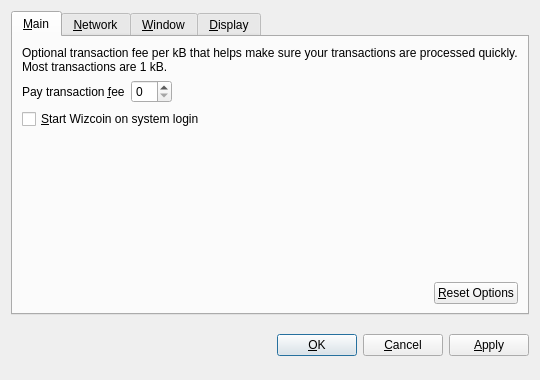
<?xml version="1.0" encoding="UTF-8"?>
<ui version="4.0">
 <class>OptionsDialog</class>
 <widget class="QDialog" name="OptionsDialog">
  <property name="geometry">
   <rect>
    <x>0</x>
    <y>0</y>
    <width>540</width>
    <height>380</height>
   </rect>
  </property>
  <property name="windowTitle">
   <string>Options</string>
  </property>
  <property name="modal">
   <bool>true</bool>
  </property>
  <layout class="QVBoxLayout" name="verticalLayout">
   <item>
    <widget class="QTabWidget" name="tabWidget">
     <property name="tabPosition">
      <enum>QTabWidget::North</enum>
     </property>
     <property name="currentIndex">
      <number>0</number>
     </property>
     <widget class="QWidget" name="tabMain">
      <attribute name="title">
       <string>&amp;Main</string>
      </attribute>
      <layout class="QVBoxLayout" name="verticalLayout_Main">
       <item>
        <widget class="QLabel" name="transactionFeeInfoLabel">
         <property name="text">
          <string>Optional transaction fee per kB that helps make sure your transactions are processed quickly. Most transactions are 1 kB.</string>
         </property>
         <property name="textFormat">
          <enum>Qt::PlainText</enum>
         </property>
         <property name="wordWrap">
          <bool>true</bool>
         </property>
        </widget>
       </item>
       <item>
        <layout class="QHBoxLayout" name="horizontalLayout_1_Main">
         <item>
          <widget class="QLabel" name="transactionFeeLabel">
           <property name="text">
            <string>Pay transaction &amp;fee</string>
           </property>
           <property name="textFormat">
            <enum>Qt::PlainText</enum>
           </property>
           <property name="buddy">
            <cstring>transactionFee</cstring>
           </property>
          </widget>
         </item>
         <item>
          <widget class="WizcoinAmountField" name="transactionFee"/>
         </item>
         <item>
          <spacer name="horizontalSpacer_1_Main">
           <property name="orientation">
            <enum>Qt::Horizontal</enum>
           </property>
           <property name="sizeHint" stdset="0">
            <size>
             <width>40</width>
             <height>20</height>
            </size>
           </property>
          </spacer>
         </item>
        </layout>
       </item>
       <item>
        <widget class="QCheckBox" name="WizcoinAtStartup">
         <property name="toolTip">
          <string>Automatically start Wizcoin after logging in to the system.</string>
         </property>
         <property name="text">
          <string>&amp;Start Wizcoin on system login</string>
         </property>
        </widget>
       </item>
       <item>
        <spacer name="verticalSpacer_Main">
         <property name="orientation">
          <enum>Qt::Vertical</enum>
         </property>
         <property name="sizeHint" stdset="0">
          <size>
           <width>20</width>
           <height>40</height>
          </size>
         </property>
        </spacer>
       </item>
       <item>
        <layout class="QHBoxLayout" name="horizontalLayout_2_Main">
         <item>
          <spacer name="horizontalSpacer_2_Main">
           <property name="orientation">
            <enum>Qt::Horizontal</enum>
           </property>
           <property name="sizeHint" stdset="0">
            <size>
             <width>40</width>
             <height>20</height>
            </size>
           </property>
          </spacer>
         </item>
         <item>
          <widget class="QPushButton" name="resetButton">
           <property name="toolTip">
            <string>Reset all client options to default.</string>
           </property>
           <property name="text">
            <string>&amp;Reset Options</string>
           </property>
           <property name="autoDefault">
            <bool>false</bool>
           </property>
          </widget>
         </item>
        </layout>
       </item>
      </layout>
     </widget>
     <widget class="QWidget" name="tabNetwork">
      <attribute name="title">
       <string>&amp;Network</string>
      </attribute>
      <layout class="QVBoxLayout" name="verticalLayout_Network">
       <item>
        <widget class="QCheckBox" name="mapPortUpnp">
         <property name="toolTip">
          <string>Automatically open the Wizcoin client port on the router. This only works when your router supports UPnP and it is enabled.</string>
         </property>
         <property name="text">
          <string>Map port using &amp;UPnP</string>
         </property>
        </widget>
       </item>
       <item>
        <widget class="QCheckBox" name="connectSocks">
         <property name="toolTip">
          <string>Connect to the Wizcoin network through a SOCKS proxy (e.g. when connecting through Tor).</string>
         </property>
         <property name="text">
          <string>&amp;Connect through SOCKS proxy:</string>
         </property>
        </widget>
       </item>
       <item>
        <layout class="QHBoxLayout" name="horizontalLayout_Network">
         <item>
          <widget class="QLabel" name="proxyIpLabel">
           <property name="text">
            <string>Proxy &amp;IP:</string>
           </property>
           <property name="textFormat">
            <enum>Qt::PlainText</enum>
           </property>
           <property name="buddy">
            <cstring>proxyIp</cstring>
           </property>
          </widget>
         </item>
         <item>
          <widget class="QValidatedLineEdit" name="proxyIp">
           <property name="maximumSize">
            <size>
             <width>140</width>
             <height>16777215</height>
            </size>
           </property>
           <property name="toolTip">
            <string>IP address of the proxy (e.g. 127.0.0.1)</string>
           </property>
          </widget>
         </item>
         <item>
          <widget class="QLabel" name="proxyPortLabel">
           <property name="text">
            <string>&amp;Port:</string>
           </property>
           <property name="textFormat">
            <enum>Qt::PlainText</enum>
           </property>
           <property name="buddy">
            <cstring>proxyPort</cstring>
           </property>
          </widget>
         </item>
         <item>
          <widget class="QLineEdit" name="proxyPort">
           <property name="maximumSize">
            <size>
             <width>55</width>
             <height>16777215</height>
            </size>
           </property>
           <property name="toolTip">
            <string>Port of the proxy (e.g. 9050)</string>
           </property>
          </widget>
         </item>
         <item>
          <widget class="QLabel" name="socksVersionLabel">
           <property name="text">
            <string>SOCKS &amp;Version:</string>
           </property>
           <property name="textFormat">
            <enum>Qt::PlainText</enum>
           </property>
           <property name="buddy">
            <cstring>socksVersion</cstring>
           </property>
          </widget>
         </item>
         <item>
          <widget class="QValueComboBox" name="socksVersion">
           <property name="toolTip">
            <string>SOCKS version of the proxy (e.g. 5)</string>
           </property>
          </widget>
         </item>
         <item>
          <spacer name="horizontalSpacer_Network">
           <property name="orientation">
            <enum>Qt::Horizontal</enum>
           </property>
           <property name="sizeHint" stdset="0">
            <size>
             <width>40</width>
             <height>20</height>
            </size>
           </property>
          </spacer>
         </item>
        </layout>
       </item>
       <item>
        <spacer name="verticalSpacer_Network">
         <property name="orientation">
          <enum>Qt::Vertical</enum>
         </property>
         <property name="sizeHint" stdset="0">
          <size>
           <width>20</width>
           <height>40</height>
          </size>
         </property>
        </spacer>
       </item>
      </layout>
     </widget>
     <widget class="QWidget" name="tabWindow">
      <attribute name="title">
       <string>&amp;Window</string>
      </attribute>
      <layout class="QVBoxLayout" name="verticalLayout_Window">
       <item>
        <widget class="QCheckBox" name="minimizeToTray">
         <property name="toolTip">
          <string>Show only a tray icon after minimizing the window.</string>
         </property>
         <property name="text">
          <string>&amp;Minimize to the tray instead of the taskbar</string>
         </property>
        </widget>
       </item>
       <item>
        <widget class="QCheckBox" name="minimizeOnClose">
         <property name="toolTip">
          <string>Minimize instead of exit the application when the window is closed. When this option is enabled, the application will be closed only after selecting Quit in the menu.</string>
         </property>
         <property name="text">
          <string>M&amp;inimize on close</string>
         </property>
        </widget>
       </item>
       <item>
        <spacer name="verticalSpacer_Window">
         <property name="orientation">
          <enum>Qt::Vertical</enum>
         </property>
         <property name="sizeHint" stdset="0">
          <size>
           <width>20</width>
           <height>40</height>
          </size>
         </property>
        </spacer>
       </item>
      </layout>
     </widget>
     <widget class="QWidget" name="tabDisplay">
      <attribute name="title">
       <string>&amp;Display</string>
      </attribute>
      <layout class="QVBoxLayout" name="verticalLayout_Display">
       <item>
        <layout class="QHBoxLayout" name="horizontalLayout_1_Display">
         <item>
          <widget class="QLabel" name="langLabel">
           <property name="text">
            <string>User Interface &amp;language:</string>
           </property>
           <property name="textFormat">
            <enum>Qt::PlainText</enum>
           </property>
           <property name="buddy">
            <cstring>lang</cstring>
           </property>
          </widget>
         </item>
         <item>
          <widget class="QValueComboBox" name="lang">
           <property name="toolTip">
            <string>The user interface language can be set here. This setting will take effect after restarting Wizcoin.</string>
           </property>
          </widget>
         </item>
        </layout>
       </item>
       <item>
        <layout class="QHBoxLayout" name="horizontalLayout_2_Display">
         <item>
          <widget class="QLabel" name="unitLabel">
           <property name="text">
            <string>&amp;Unit to show amounts in:</string>
           </property>
           <property name="textFormat">
            <enum>Qt::PlainText</enum>
           </property>
           <property name="buddy">
            <cstring>unit</cstring>
           </property>
          </widget>
         </item>
         <item>
          <widget class="QValueComboBox" name="unit">
           <property name="toolTip">
            <string>Choose the default subdivision unit to show in the interface and when sending coins.</string>
           </property>
          </widget>
         </item>
        </layout>
       </item>
       <item>
        <widget class="QCheckBox" name="displayAddresses">
         <property name="toolTip">
          <string>Whether to show Wizcoin addresses in the transaction list or not.</string>
         </property>
         <property name="text">
          <string>&amp;Display addresses in transaction list</string>
         </property>
        </widget>
       </item>
       <item>
        <widget class="QCheckBox" name="coinControlFeatures">
         <property name="toolTip">
          <string>Whether to show coin control features or not.</string>
         </property>
         <property name="text">
          <string>Display coin &amp;control features (experts only!)</string>
         </property>
        </widget>
       </item>
       <item>
        <spacer name="verticalSpacer_Display">
         <property name="orientation">
          <enum>Qt::Vertical</enum>
         </property>
         <property name="sizeHint" stdset="0">
          <size>
           <width>20</width>
           <height>40</height>
          </size>
         </property>
        </spacer>
       </item>
      </layout>
     </widget>
    </widget>
   </item>
   <item>
    <layout class="QHBoxLayout" name="horizontalLayout_Buttons">
     <item>
      <spacer name="horizontalSpacer_1">
       <property name="orientation">
        <enum>Qt::Horizontal</enum>
       </property>
       <property name="sizeHint" stdset="0">
        <size>
         <width>40</width>
         <height>48</height>
        </size>
       </property>
      </spacer>
     </item>
     <item>
      <widget class="QLabel" name="statusLabel">
       <property name="font">
        <font>
         <weight>75</weight>
         <bold>true</bold>
        </font>
       </property>
       <property name="text">
        <string/>
       </property>
       <property name="textFormat">
        <enum>Qt::PlainText</enum>
       </property>
       <property name="wordWrap">
        <bool>true</bool>
       </property>
      </widget>
     </item>
     <item>
      <spacer name="horizontalSpacer_2">
       <property name="orientation">
        <enum>Qt::Horizontal</enum>
       </property>
       <property name="sizeHint" stdset="0">
        <size>
         <width>40</width>
         <height>48</height>
        </size>
       </property>
      </spacer>
     </item>
     <item>
      <widget class="QPushButton" name="okButton">
       <property name="text">
        <string>&amp;OK</string>
       </property>
      </widget>
     </item>
     <item>
      <widget class="QPushButton" name="cancelButton">
       <property name="text">
        <string>&amp;Cancel</string>
       </property>
       <property name="autoDefault">
        <bool>false</bool>
       </property>
      </widget>
     </item>
     <item>
      <widget class="QPushButton" name="applyButton">
       <property name="text">
        <string>&amp;Apply</string>
       </property>
       <property name="autoDefault">
        <bool>false</bool>
       </property>
      </widget>
     </item>
    </layout>
   </item>
  </layout>
 </widget>
 <customwidgets>
  <customwidget>
   <class>WizcoinAmountField</class>
   <extends>QSpinBox</extends>
   <header>Wizcoinamountfield.h</header>
  </customwidget>
  <customwidget>
   <class>QValueComboBox</class>
   <extends>QComboBox</extends>
   <header>qvaluecombobox.h</header>
  </customwidget>
  <customwidget>
   <class>QValidatedLineEdit</class>
   <extends>QLineEdit</extends>
   <header>qvalidatedlineedit.h</header>
  </customwidget>
 </customwidgets>
 <resources/>
 <connections/>
</ui>
